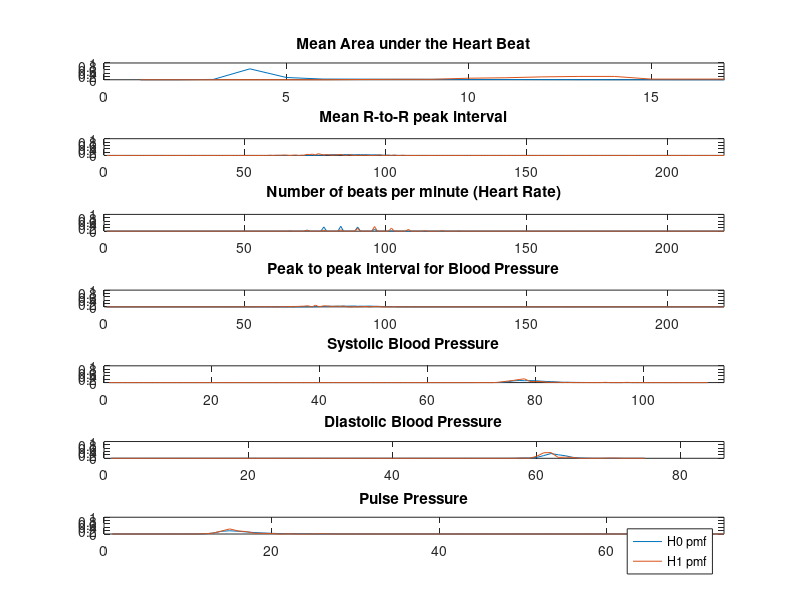
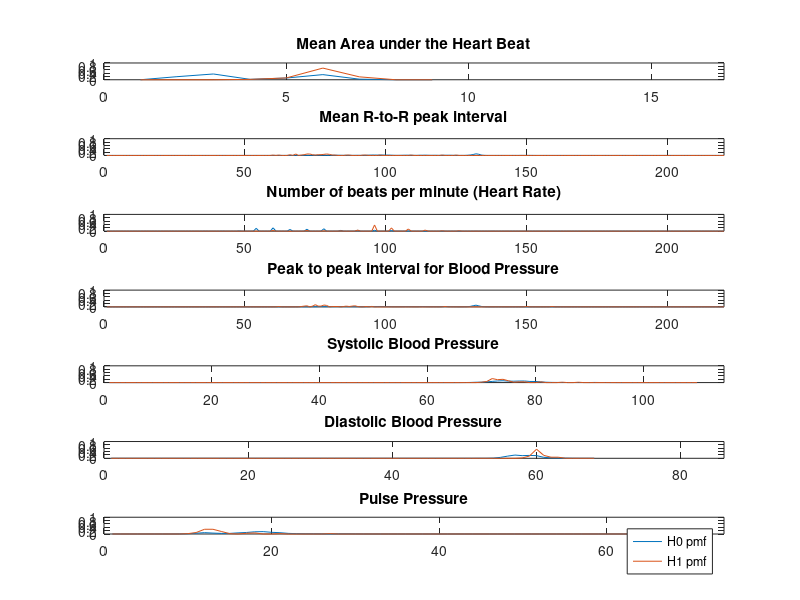
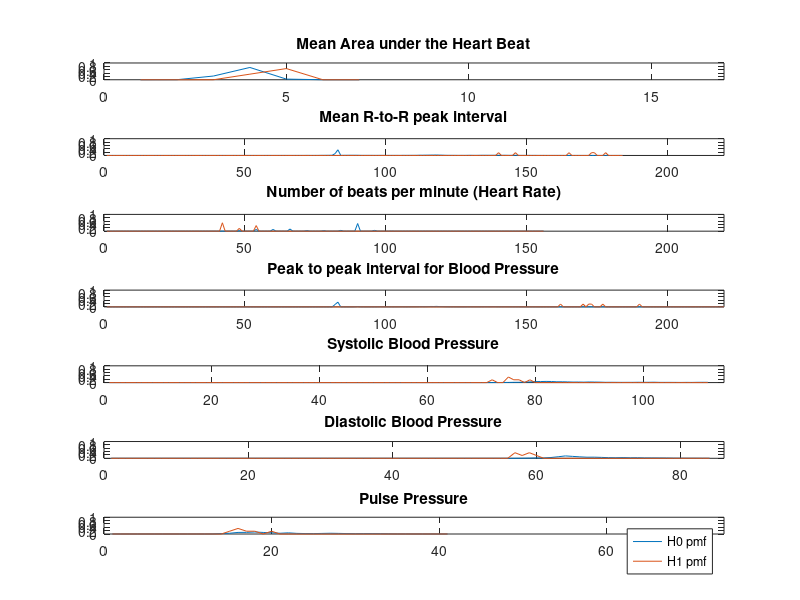

Recreate these plots in MATLAB, in order. (Note: a time limit stopped this script after it produced the figures.)
close all;
clear all;

%%Task 0
%Load in data sets and make it readable.
dat1_const = load('patient_data/1_a41178.mat');
dat2_const = load('patient_data/2_a42126.mat');
dat3_const = load('patient_data/3_a40076.mat');
dat4_const = load('patient_data/4_a40050.mat');
dat5_const = load('patient_data/5_a41287.mat');
dat6_const = load('patient_data/6_a41846.mat');
dat7_const = load('patient_data/7_a41846.mat');
dat8_const = load('patient_data/8_a42008.mat');
dat9_const = load('patient_data/9_a41846.mat');

%put in array for simplification of data management
dat_array = [dat1_const, dat2_const, dat3_const, dat4_const, dat5_const, dat6_const, dat7_const, dat8_const, dat9_const];

%X_length: stores number of data points per patient for data, training,
%test
all_length = zeros(1, 9);
training_length = zeros(1,9);
testing_length = zeros(1, 9);
for k = 1:9
    %store the number of elements to perform operations with
    all_length(k) = length(dat_array(k).all_data);
    training_length(k) = floor(all_length(k) * 2/3);
    testing_length(k) = all_length(k) - training_length(k);
    dat_array(k).all_data = floor(dat_array(k).all_data);

end

%initialize all data sets for permuatations
for k = 1:9
    train(k).all_data = dat_array(k).all_data(:,1:training_length(k));
    train(k).all_labels = dat_array(k).all_labels(:,1:training_length(k));
    test(k).all_data = dat_array(k).all_data(:, training_length(k)+1:all_length(k));
    test(k).all_labels = dat_array(k).all_labels(:, training_length(k)+1:all_length(k));
end

for k = 1:9
   for j = 1:7
      index1 = 1;
      index0 = 1;
      for p = 1: training_length(k)
          if(train(k).all_labels(1, p) == 1)
              train(k).goldens(j, index1) = train(k).all_data(j,p);
              index1 = index1 + 1;
          end
          if(train(k).all_labels(1, p) == 0)
              train(k).nongoldens(j,index0) = train(k).all_data(j,p);
              index0 = index0 + 1;
          end
      end
   end
end
% the above function creates non-golden data and golden data
% Task 1
% a: Calculate prior probabilities of P(H1) and P(H0)
for k = 1:9
    prior_H1(k) = sum(train(k).all_labels)/training_length(k);
    prior_H0(k) = 1 - prior_H1(k);
end

%b: construct likelihood matrices for each of the seven features
feature_labels = {'Mean Area under the Heart Beat','Mean R-to-R peak interval','Number of beats per minute (Heart Rate)','Peak to peak interval for Blood Pressure','Systolic Blood Pressure','Diastolic Blood Pressure','Pulse Pressure'};
feature_max_length = [17, 220, 220, 220, 115, 86, 74];

likelihood_matrix_all_features = cell(9,7);

for k = 1:9
    for j = 1:7
        goldens_tabulated = tabulate(train(k).goldens(j,:))';
        nongoldens_tabulated = tabulate(train(k).nongoldens(j,:))';
        Xi = union(goldens_tabulated(1,:), nongoldens_tabulated(1,:));
        likelihood_matrix_all_features{k,j} = zeros(5,length(Xi));

        for idx = 1:length(Xi) %idx iterates over Xi
            likelihood_matrix_all_features{k,j}(1,idx) = Xi(idx);
            %populate h1 row in likelihood matrix of jth feature
            if ismember(Xi(idx),goldens_tabulated(1,:))
                golden_index_of_Xi_value = find(goldens_tabulated(1,:)==Xi(idx),1);
                likelihood_matrix_all_features{k,j}(2,idx) = goldens_tabulated(3, golden_index_of_Xi_value)/100;
            else
                likelihood_matrix_all_features{k,j}(2,idx) = 0;
            end

            %populate h0 row in likelihood matrix of jth feature
            if ismember(Xi(idx),nongoldens_tabulated(1,:))
                nongolden_index_of_Xi_value = find(nongoldens_tabulated(1,:)==Xi(idx),1);
                likelihood_matrix_all_features{k,j}(3,idx) = nongoldens_tabulated(3, nongolden_index_of_Xi_value)/100;
            else
                likelihood_matrix_all_features{k,j}(3,idx) = 0;
            end

        end
    end
end


for k = 1:9
    figure;
    for j = 1:7
       subplot(7, 1, j);
        plot(likelihood_matrix_all_features{k,j}(3,:));

        % Add feature titles and set axis for each subplot
        title(feature_labels(j));
        axis([0 feature_max_length(j) 0 1]);

        hold on;
        plot(likelihood_matrix_all_features{k,j}(2,:));
    end
    legend('H0 pmf', 'H1 pmf');
end

for k = 1:9
    for j = 1:7
        for i = 1:length(likelihood_matrix_all_features{k,j}(1,:))
                if(likelihood_matrix_all_features{k,j}(2,i) >= likelihood_matrix_all_features{k,j}(3,i))
                    likelihood_matrix_all_features{k,j}(4,i) = 1;
                else
                    likelihood_matrix_all_features{k,j}(4,i) = 0;
                end
                if(likelihood_matrix_all_features{k,j}(2,i) * prior_H1(k) >= likelihood_matrix_all_features{k,j}(3,i)*prior_H0(k))
                    likelihood_matrix_all_features{k,j}(5,i) = 1;
                else
                    likelihood_matrix_all_features{k,j}(5,i) = 0;
                end
        end
    end
end

HT_table_array = likelihood_matrix_all_features;
for k = 1:9
    for j = 1:7
        HT_table_array{k,j} = HT_table_array{k,j}';
    end
end

Error_table_array = cell(9,7);

for k = 1:9
    prior_H1_test(k) = sum(test(k).all_labels);
    prior_H0_test(k) = testing_length(k) - prior_H1_test(k);
end

for k = 1:9
    for j = 1:7
        Error_table_array{k,j} = zeros(2,3);

        missed_detect_MAP = 0;
        false_alarm_MAP = 0;
        error_MAP = 0;

        missed_detect_ML = 0;
        false_alarm_ML = 0;
        error_ML = 0;

        for i = 1:testing_length(k)
            if ismember(test(k).all_data(j,i), HT_table_array{k,j}(:,1))
            %if that measurement value was in HT_table_array
                measurement_index = find(HT_table_array{k,j}(:,1)==test(k).all_data(j,i),1);
                ML = HT_table_array{k,j}(measurement_index,4); %ML value
                MAP = HT_table_array{k,j}(measurement_index,5); %MAP value
            else
            %if not then rule in favor of H1
                ML = 1;
                MAP = 1;
            end

            %physician alarm for this measurement
            golden_value = test(k).all_labels(i);

            %ML counter increments
            if (ML == 1 && golden_value == 0)
                false_alarm_ML = false_alarm_ML + 1;
            end

            if (ML == 0 && golden_value == 1)
                missed_detect_ML = missed_detect_ML + 1;
            end

            if ((ML == 1 && golden_value == 0) || (ML == 0 && golden_value == 1))
                error_ML = error_ML + 1;
            end

            %MAP counter increments
            if (MAP == 1 && golden_value == 0)
                false_alarm_MAP = false_alarm_MAP + 1;
            end

            if (MAP == 0 && golden_value == 1)
                missed_detect_MAP = missed_detect_MAP + 1;
            end

            if ((MAP == 1 && golden_value == 0) || (MAP == 0 && golden_value == 1))
                error_MAP = error_MAP + 1;
            end
        end
        Error_table_array{k,j}(1,1) = false_alarm_ML/prior_H0_test(k);
        Error_table_array{k,j}(1,2) = missed_detect_ML/prior_H1_test(k);
        Error_table_array{k,j}(1,3) = error_ML/testing_length(k);

        Error_table_array{k,j}(2,1) = false_alarm_MAP/prior_H0_test(k);
        Error_table_array{k,j}(2,2) = missed_detect_MAP/prior_H1_test(k);
        Error_table_array{k,j}(2,3) = error_MAP/testing_length(k);
    end
end

%% Task 2
%For every patient, find the lowest correlations
for k = 1:9
    for j = 1:7
        for h = 1:7
            %get a correlation matrix
            correlation = corrcoef(train(k).all_data(j,:), train(k).all_data(h,:));
            train(k).corr(j,h) = correlation(2,1);
        end
    end
end
%Make data sets that are all the same length for comparison



%Minimize error
%error_table: 
%feature|MAP e|MAP md||MAP fa|ML e|ML md|ML fa|
testing_col = 2; %MAP error
for k = 1:9
    for j = 1:7
        train(k).error_table(j,1) = j;
        train(k).error_table(j,2) = Error_table_array{k,j}(2,3);
        train(k).error_table(j,3) = Error_table_array{k,j}(2,2);
        train(k).error_table(j,4) = Error_table_array{k,j}(2,1);
        train(k).error_table(j,5) = Error_table_array{k,j}(1,3);
        train(k).error_table(j,6) = Error_table_array{k,j}(1,2);
        train(k).error_table(j,7) = Error_table_array{k,j}(1,1);
    end
    train(k).error_table = sortrows(train(k).error_table,testing_col); 
end
%better (lower) errors will sort to the top. Use
% sortrows(train(k).error_table, COL_INDEX) to get best features for each
% decision facet.

%use error_table to get the lowest 3 errors, and pick the two with the
%lowest correlation
%FEATURES:
%|Feature 1|Feature2|Error of 1|Error of 2|Correlation of 1,2|
for k = 1:8 % Leave off 9 because 9 and 6 are identical
    corr12 = train(k).corr(train(k).error_table(1,1), train(k).error_table(2,1));
    corr13 = train(k).corr(train(k).error_table(1,1), train(k).error_table(3,1));
    corr23 = train(k).corr(train(k).error_table(1,1), train(k).error_table(3,1));
    lowest_corr = min([corr12, corr13, corr23]);
    if corr12 == lowest_corr
        features(k,1) = train(k).error_table(1,1);
        features(k,2) = train(k).error_table(2,1);
        features(k,3) = train(k).error_table(1,testing_col);
        features(k,4) = train(k).error_table(2,testing_col);
        features(k,5) = corr12;
    elseif corr13 == lowest_corr
        features(k,1) = train(k).error_table(1,1);
        features(k,2) = train(k).error_table(3,1);
        features(k,3) = train(k).error_table(1,testing_col);
        features(k,4) = train(k).error_table(3,testing_col);
        features(k,5) = corr13;
    else
        features(k,1) = train(k).error_table(2,1);
        features(k,2) = train(k).error_table(3,1);
        features(k,3) = train(k).error_table(2,testing_col);
        features(k,4) = train(k).error_table(3,testing_col);
        features(k,5) = corr23;
    end
    features(k,6) = features(k,3)*features(k,4)*features(k,5);
    features(k,7) = k;
end

for k = 1:9
    for j = 1:7
        for h = 1:7
            error_array(j,h) = Error_table_array{k,j}(2,3)*Error_table_array{k,h}(2,3);
        end
    end
    figure;
    surf(abs(train(k).corr));
    title(['Correlation, patient ', num2str(k)]);
    xlabel('Feature 1');
    ylabel('Feature 2');
    figure;
    surf(abs(error_array));
    title(['Error, patient ', num2str(k)]);
    xlabel('Feature 1');
    ylabel('Feature 2');
end
 features = sortrows(features,6);
%% Task 3.1
%3.1a - Generate likelihood matrices from feature pairs
%Assuming independent features, so P(X=k,Y=j) = P(X=k)P(Y=j)
patient_itt = [features(1,7), features(2,7), features(3,7)]; % use this to itterate over all 3 patients
feature_itt = [features(1,1) features(1,2); features(2,1) features(2,2); features(3,1) features(3,2);];
%patient_itt = [1, 3, 5];
%feature_itt = [2 3; 2 3; 2 3;]
for p = 1:3
    pos = 0;
    k_max = length(HT_table_array{patient_itt(p),feature_itt(p,1)}(:,1));
    j_max = length(HT_table_array{patient_itt(p),feature_itt(p,2)}(:,1));
    for k = 1:k_max; % Iterate over all of the first feature
        for j = 1:j_max % Iterate over all of the second feature
            pos = pos + 1;
            Joint_HT_table{p}(pos,1) = HT_table_array{patient_itt(p),feature_itt(p,1)}(k,1);
            Joint_HT_table{p}(pos,2) = HT_table_array{patient_itt(p),feature_itt(p,2)}(j,1);
            % Calculate P(X=k,Y=j | H1)
            Joint_HT_table{p}(pos,3) = HT_table_array{patient_itt(p),feature_itt(p,1)}(k,2) * HT_table_array{patient_itt(p),feature_itt(p,2)}(j,2);
            % Calculate P(X=k,Y=j | H0)
            Joint_HT_table{p}(pos,4) = HT_table_array{patient_itt(p),feature_itt(p,1)}(k,3) * HT_table_array{patient_itt(p),feature_itt(p,2)}(j,3);


            %3.1b - Generate MAP and ML decision rule vectors
            % ML first
            if(Joint_HT_table{p}(pos,3) >= Joint_HT_table{p}(pos,4))
                Joint_HT_table{p}(pos,5) = 1;
            else
                Joint_HT_table{p}(pos,5) = 0;
            end
            % MAP with H1 favorable for breaking ties
            if(Joint_HT_table{p}(pos,3) * prior_H1(patient_itt(p)) >= Joint_HT_table{p}(pos,4) * prior_H0(patient_itt(p)))
                Joint_HT_table{p}(pos,6) = 1;
            else
                Joint_HT_table{p}(pos,6) = 0;
            end

            %prep for 3.1d
            mesh_table{p,1}(k,j) = Joint_HT_table{p}(pos,3);
            mesh_table{p,2}(k,j) = Joint_HT_table{p}(pos,4);
        end
    end
end


%3.1d - Plot conditional joint PMFs
for p = 1:3 % TODO: Rename the below titles to be clearer
    title(['H0 Conditional Joint PMF for Patient ', num2str(patient_itt(p))]);
    figure;
    mesh(mesh_table{p,1}); % H0 hypothesis
    title(['H1 Conditional Joint PMF for Patient ', num2str(patient_itt(p))]);
    figure;
    mesh(mesh_table{p,2}); % H1 hypothesis
end

%% Task 3.2
%3.2a Calculate alarms for the testing data set based on
for p = 1:3 % All 3 patients
    for sample_itt = 1:testing_length(patient_itt(p));
        f1_itt = test(patient_itt(p)).all_data(feature_itt(p,1),sample_itt);
        f2_itt = test(patient_itt(p)).all_data(feature_itt(p,2),sample_itt);
        %sample_val is the index where we have the requested values for
        %feature 1 and feature 2
        sample_val = find((Joint_HT_table{p}(:,1) == f1_itt) & (Joint_HT_table{p}(:,2) == f2_itt));
        if(isempty(sample_val))
            ML_test_alarms{p}(sample_itt) = 1;
            MAP_test_alarms{p}(sample_itt) = 1; 
        else
            ML_test_alarms{p}(sample_itt) = Joint_HT_table{p}(sample_val,5);
            MAP_test_alarms{p}(sample_itt) = Joint_HT_table{p}(sample_val,6);
        end
        majority_test_alarms{p}(sample_itt) = ML_test_alarms{p}(sample_itt) && MAP_test_alarms{p}(sample_itt);
    end
end



%3.2b Calculate probabilities
for p = 1:3
        Test_data_error_table_array{p} = zeros(2,3);

        missed_detect_MAP = 0;
        false_alarm_MAP = 0;
        error_MAP = 0;

        missed_detect_ML = 0;
        false_alarm_ML = 0;
        error_ML = 0;

        for j = 1:testing_length(patient_itt(p))
            ML = ML_test_alarms{p}(j);
            MAP = MAP_test_alarms{p}(j);

            %physician alarm for this measurement
            golden_value = test(patient_itt(p)).all_labels(j);

            %ML counter increments
            if (ML == 1 && golden_value == 0)
                false_alarm_ML = false_alarm_ML + 1;
            end

            if (ML == 0 && golden_value == 1)
                missed_detect_ML = missed_detect_ML + 1;
            end

            if ((ML == 1 && golden_value == 0) || (ML == 0 && golden_value == 1))
                error_ML = error_ML + 1;
            end

            %MAP counter increments
            if (MAP == 1 && golden_value == 0)
                false_alarm_MAP = false_alarm_MAP + 1;
            end

            if (MAP == 0 && golden_value == 1)
                missed_detect_MAP = missed_detect_MAP + 1;
            end

            if ((MAP == 1 && golden_value == 0) || (MAP == 0 && golden_value == 1))
                error_MAP = error_MAP + 1;
            end
        end
        Test_data_error_table_array{p}(1,1) = false_alarm_ML/prior_H0_test(patient_itt(p));
        Test_data_error_table_array{p}(1,2) = missed_detect_ML/prior_H1_test(patient_itt(p));
        Test_data_error_table_array{p}(1,3) = error_ML/testing_length(patient_itt(p));

        Test_data_error_table_array{p}(2,1) = false_alarm_MAP/prior_H0_test(patient_itt(p));
        Test_data_error_table_array{p}(2,2) = missed_detect_MAP/prior_H1_test(patient_itt(p));
        Test_data_error_table_array{p}(2,3) = error_MAP/testing_length(patient_itt(p));
end

%3.2c - Plot generated alarms
for p = 1:3
    figure;

    % MAP
    subplot(4, 1, 1);
    bar(MAP_test_alarms{p});
    title(['MAP for Patient ', num2str(patient_itt(p))]);

    %ML
    subplot(4, 1, 2);
    bar(ML_test_alarms{p});
    title(['ML for Patient ', num2str(patient_itt(p))]);
    
    %Majority Voter
    subplot(4, 1, 3);
    bar(majority_test_alarms{p});
    title(['Majority Voter for Patient ', num2str(patient_itt(p))]);    
    

    % Golden
    subplot(4, 1, 4);
    bar(test(patient_itt(p)).all_labels);
    title(['Golden Alarms for Patient ', num2str(patient_itt(p))]);
end

%% Task 3.3

% Calculate average P(error) across all 3 patients for MAP and ML
average_ML_error = (Test_data_error_table_array{1}(1,3) + Test_data_error_table_array{2}(1,3) + Test_data_error_table_array{3}(1,3))/3;
average_MAP_error = (Test_data_error_table_array{1}(1,4) + Test_data_error_table_array{2}(1,4) + Test_data_error_table_array{3}(1,4))/3;
